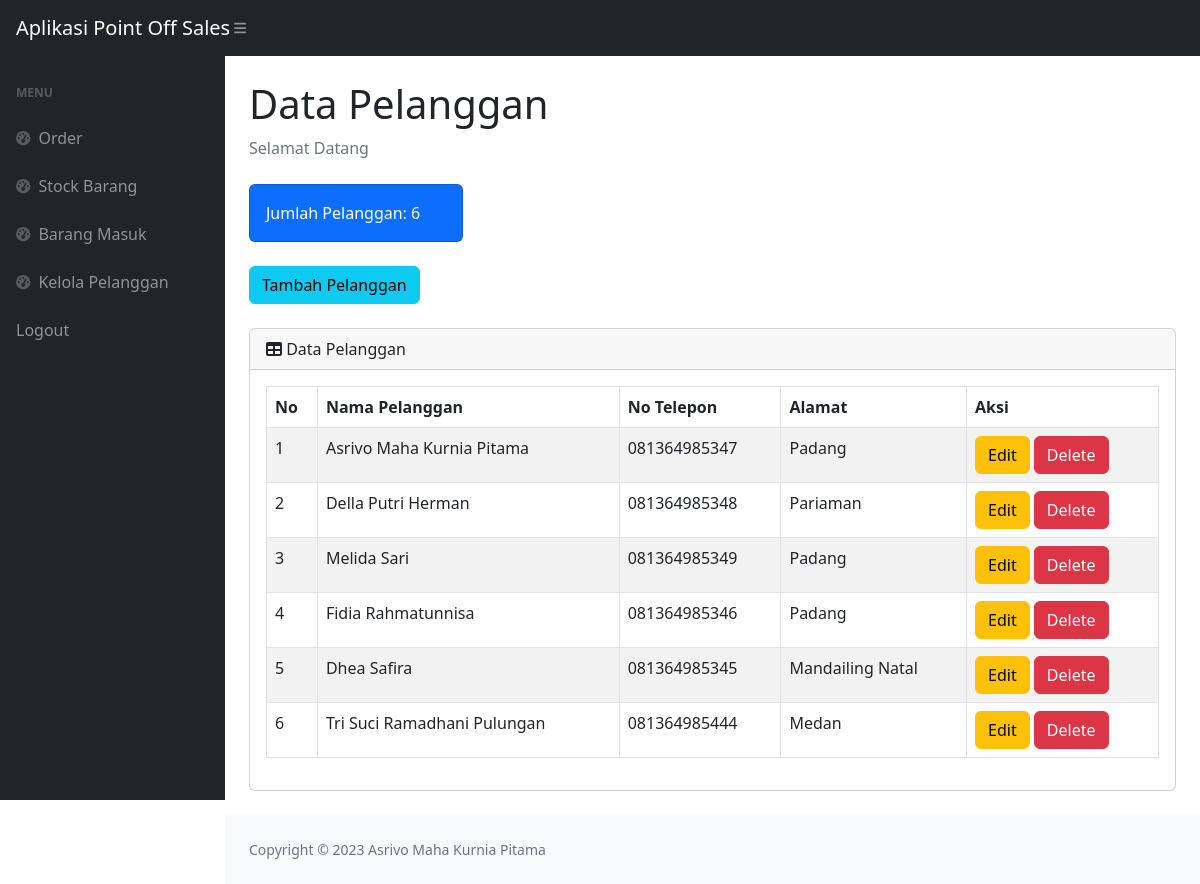
Page /pelanggan.php (signed in) on the committed database.
### tables this page shows
CREATE TABLE `pelanggan` (
  `idpelanggan` int(11) NOT NULL,
  `namapelanggan` varchar(30) NOT NULL,
  `notelp` varchar(15) NOT NULL,
  `alamat` text NOT NULL
);

### pelanggan.php (the view, shortened to what this page needs)
<?php
    require 'ceklogin.php';
    $h1 = mysqli_query($conn, "SELECT * FROM pelanggan");
    $h2 = mysqli_num_rows($h1);
?>
<!DOCTYPE html>
<html lang="en">
    <head>
        <link href="https://cdn.jsdelivr.net/npm/simple-datatables@7.1.2/dist/style.min.css" rel="stylesheet" />
        <link href="css/styles.css" rel="stylesheet" />
    </head>
    <body class="sb-nav-fixed">
        <nav class="sb-topnav navbar navbar-expand navbar-dark bg-dark">
            <a class="navbar-brand ps-3" href="index.php">Aplikasi Point Off Sales</a>
            <button class="btn btn-link btn-sm order-1 order-lg-0 me-4 me-lg-0" id="sidebarToggle" href="#!"><i class="fas fa-bars"></i></button>
        </nav>
        <div id="layoutSidenav">
            <div id="layoutSidenav_nav">
                <nav class="sb-sidenav accordion sb-sidenav-dark" id="sidenavAccordion">
                    <div class="sb-sidenav-menu">
                        <div class="nav">
                            <div class="sb-sidenav-menu-heading">Menu</div>
                            <a class="nav-link" href="index.php">
                                <div class="sb-nav-link-icon"><i class="fas fa-tachometer-alt"></i></div>
                                Order
                            </a>
                            <a class="nav-link" href="stock.php">
                                <div class="sb-nav-link-icon"><i class="fas fa-tachometer-alt"></i></div>
                                Stock Barang
                            </a>
                            <a class="nav-link" href="masuk.php">
                                <div class="sb-nav-link-icon"><i class="fas fa-tachometer-alt"></i></div>
                                Barang Masuk
                            </a>
                            <a class="nav-link" href="pelanggan.php">
                                <div class="sb-nav-link-icon"><i class="fas fa-tachometer-alt"></i></div>
                                Kelola Pelanggan
                            </a>
                            <a class="nav-link" href="logout.php">
                                Logout
                            </a>
                        </div>
                    </div>
                </nav>
            </div>
            <div id="layoutSidenav_content">
                <main>
                    <div class="container-fluid px-4">
                        <h1 class="mt-4">Data Pelanggan</h1>
                        <ol class="breadcrumb mb-4">
                            <li class="breadcrumb-item active">Selamat Datang</li>
                        </ol>
                        <div class="row">
                            <div class="col-xl-3 col-md-6">
                                <div class="card bg-primary text-white mb-4">
                                    <div class="card-body">Jumlah Pelanggan: <?=$h2;?></div>
                                </div>
                            </div>
                        </div>
                         <button type="button" class="btn btn-info mb-4" data-bs-toggle="modal" data-bs-target="#myModal">
                            Tambah Pelanggan
                         </button>
                        <div class="card mb-4">
                            <div class="card-header">
                                <i class="fas fa-table mr-1"></i>
                                Data Pelanggan
                            </div>
                        <div class="card-body">
                            <div class="table-responsive">
                                <table class="table table-striped table-bordered" id="dataTable" width="100%" cellspacing="0">
                                    <thead>
                                        <tr>
                                            <th>No</th>
                                            <th>Nama Pelanggan</th>
                                            <th>No Telepon</th>
                                            <th>Alamat</th>
                                            <th>Aksi</th>
                                        </tr>
                                    </thead>
                                    <tbody>
                                    <?php
                                    $get = mysqli_query($conn,"select * from pelanggan");
                                    $i = 1;
                                    while($p=mysqli_fetch_array($get)){
                                    $namapelanggan = $p['namapelanggan'];
                                    $notelp = $p['notelp'];
                                    $alamat = $p['alamat'];
                                    $idpl = $p['idpelanggan'];
                                    ?>
                                        <tr>
                                            <td><?=$i++;?></td>
                                            <td><?=$namapelanggan;?></td>
                                            <td><?=$notelp;?></td>
                                            <td><?=$alamat;?></td>
                                            <td>
                                            <button type="button" class="btn btn-warning" data-bs-toggle="modal" data-bs-target="#edit<?=$idpl;?>">
                                                Edit
                                            </button>
                                            <button type="button" class="btn btn-danger" data-bs-toggle="modal" data-bs-target="#delete<?=$idpl;?>">
                                                Delete
                                            </button>
                                            </td>
                                        </tr>
                                    <?php
                                    };
                                    ?>
                                    </tbody>
                                </table>
                            </div>
                        </div>
                    </div>
                </main>
                <footer class="py-4 bg-light mt-auto">
                    <div class="container-fluid px-4">
                        <div class="d-flex align-items-center justify-content-between small">
                            <div class="text-muted">Copyright &copy; 2023 Asrivo Maha Kurnia Pitama</div>
                        </div>
                    </div>
                </footer>
            </div>
        </div>
    </body>
</html>

### rows in the picture
pelanggan: namapelanggan "Asrivo Maha Kurnia Pitama", notelp "081364985347", alamat "Padang"
pelanggan: namapelanggan "Della Putri Herman", notelp "081364985348", alamat "Pariaman"
pelanggan: namapelanggan "Melida Sari", notelp "081364985349", alamat "Padang"
pelanggan: namapelanggan "Fidia Rahmatunnisa", notelp "081364985346", alamat "Padang"
pelanggan: namapelanggan "Dhea Safira", notelp "081364985345", alamat "Mandailing Natal"
pelanggan: namapelanggan "Tri Suci Ramadhani Pulungan", notelp "081364985444", alamat "Medan"

### other values in the picture
$h2 "6"
